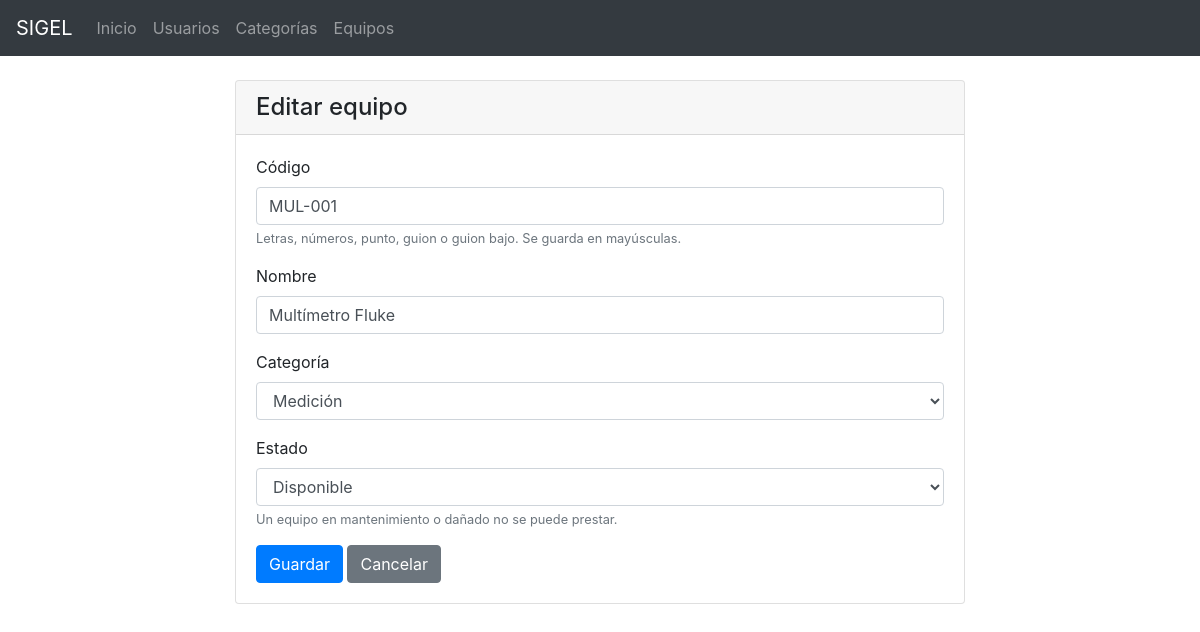
The app's page /pages/equipo_form.php?id=2 (signed in) with its own data.
### tables this page shows
CREATE TABLE IF NOT EXISTS equipos (
    id INT NOT NULL AUTO_INCREMENT,
    categoria_id INT NOT NULL,
    codigo VARCHAR(30) NOT NULL,
    nombre VARCHAR(100) NOT NULL,
    estado VARCHAR(20) NOT NULL DEFAULT 'disponible',
    eliminado_en DATETIME NULL,
    PRIMARY KEY (id),
    UNIQUE (codigo),
    FOREIGN KEY (categoria_id) REFERENCES categorias (id)
);

CREATE TABLE IF NOT EXISTS categorias (
    id INT NOT NULL AUTO_INCREMENT,
    nombre VARCHAR(80) NOT NULL,
    dias_max_prestamo INT NOT NULL DEFAULT 7,
    eliminado_en DATETIME NULL,
    PRIMARY KEY (id),
    UNIQUE (nombre)
);

### utils/equipos.php (called while the page is built, shortened)
<?php
function buscarEquipo(PDO $pdo, int $id): ?array {
    $stmt = $pdo->prepare('SELECT id, categoria_id, codigo, nombre, estado FROM equipos WHERE id = :id AND eliminado_en IS NULL LIMIT 1');
    $stmt->execute([':id' => $id]);
    $fila = $stmt->fetch();
    return $fila === false ? null : $fila;
}

### utils/categorias.php (called while the page is built, shortened)
<?php
function listarCategoriasActivas(PDO $pdo): array {
    return $pdo->query('SELECT id, nombre, dias_max_prestamo FROM categorias WHERE eliminado_en IS NULL ORDER BY nombre')->fetchAll();
}

### public/pages/equipo_form.php (the view, shortened to what this page needs)
<?php
require_once __DIR__ . '/../../utils/auth.php';
require_once __DIR__ . '/../../utils/categorias.php';
require_once __DIR__ . '/../../utils/equipos.php';
$id = null;
if (isset($_GET['id'])) {
    $id = filter_var($_GET['id'], FILTER_VALIDATE_INT);
}
try {
    $pdo = obtener_conexion();
    $equipo = $id === null ? null : buscarEquipo($pdo, $id);
    $categorias = listarCategoriasActivas($pdo);
} catch (PDOException $e) {
    error_log($e->getMessage());
    header('Location: /pages/equipos.php?error=server_error');
    exit;
}
$valores = $equipo ?? ['codigo' => '', 'nombre' => '', 'categoria_id' => '', 'estado' => 'disponible'];
require_once __DIR__ . '/common/header.php';
?>
<div class="row justify-content-center">
    <div class="col-md-8">
        <div class="card">
            <div class="card-header">
                <h4 class="mb-0"><?= $id === null ? 'Nuevo equipo' : 'Editar equipo' ?></h4>
            </div>
            <div class="card-body">
                <form action="<?= $id === null ? '/actions/crear_equipo.php' : '/actions/actualizar_equipo.php' ?>" method="post">
                    <div class="form-group">
                        <label for="codigo">Código</label>
                        <input type="text" class="form-control" id="codigo" name="codigo" maxlength="30" required
                               value="<?= htmlspecialchars($valores['codigo'], ENT_QUOTES | ENT_SUBSTITUTE, 'UTF-8') ?>">
                        <small class="form-text text-muted">Letras, números, punto, guion o guion bajo. Se guarda en mayúsculas.</small>
                    </div>
                    <div class="form-group">
                        <label for="nombre">Nombre</label>
                        <input type="text" class="form-control" id="nombre" name="nombre" maxlength="100" required
                               value="<?= htmlspecialchars($valores['nombre'], ENT_QUOTES | ENT_SUBSTITUTE, 'UTF-8') ?>">
                    </div>
                    <div class="form-group">
                        <label for="categoria_id">Categoría</label>
                        <select class="form-control" id="categoria_id" name="categoria_id" required>
                            <?php foreach ($categorias as $c): ?>
                                <option value="<?= (int) $c['id'] ?>" <?= (int) $valores['categoria_id'] === (int) $c['id'] ? 'selected' : '' ?>>
                                    <?= htmlspecialchars($c['nombre'], ENT_QUOTES | ENT_SUBSTITUTE, 'UTF-8') ?>
                                </option>
                            <?php endforeach; ?>
                        </select>
                    </div>
                    <div class="form-group">
                        <label for="estado">Estado</label>
                        <select class="form-control" id="estado" name="estado" required>
                            <?php foreach (ESTADOS_EQUIPO as $clave => $etiqueta): ?>
                                <option value="<?= htmlspecialchars($clave, ENT_QUOTES | ENT_SUBSTITUTE, 'UTF-8') ?>" <?= $valores['estado'] === $clave ? 'selected' : '' ?>>
                                    <?= htmlspecialchars($etiqueta, ENT_QUOTES | ENT_SUBSTITUTE, 'UTF-8') ?>
                                </option>
                            <?php endforeach; ?>
                        </select>
                        <small class="form-text text-muted">Un equipo en mantenimiento o dañado no se puede prestar.</small>
                    </div>
                    <button type="submit" class="btn btn-primary">Guardar</button>
                    <a href="/pages/equipos.php" class="btn btn-secondary">Cancelar</a>
                </form>
            </div>
        </div>
    </div>
</div>
<?php require_once __DIR__ . '/common/footer.php'; ?>

### records on screen
equipos: codigo "MUL-001", nombre "Multímetro Fluke", categoria_id "Medición", estado "Disponible"
